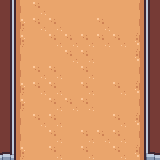

A 2D game scene composited from a Tiled map and its tileset images. What follows is a short description and the map's XML, with every tile layer's data as written:
An orthogonal 10x10 tile map with 16x16 px tiles, 2 tile layers (FloorLayer, WallLayer).

<map version="1.10" tiledversion="1.11.2" orientation="orthogonal" renderorder="right-down" width="10" height="10" tilewidth="16" tileheight="16" infinite="0" nextlayerid="3" nextobjectid="1">
 <tileset firstgid="1" name="tilemap_packed" tilewidth="16" tileheight="16" tilecount="132" columns="12">
  <image source="tilemap_packed.png" width="192" height="176" />
 </tileset>
 <layer id="1" name="FloorLayer" width="10" height="10">
  <data encoding="csv">
14,1610612787,50,49,49,49,49,49,2684354611,16,
14,1610612788,50,50,49,49,50,49,2684354611,16,
14,1610612788,49,50,50,50,50,50,2684354612,16,
14,1610612787,49,49,50,50,49,49,2684354612,16,
14,1610612787,50,50,49,50,49,49,2684354611,16,
14,1610612788,50,50,49,50,49,50,2684354612,16,
14,1610612788,49,50,50,50,49,49,2684354611,16,
14,1610612787,50,50,49,49,49,50,2684354612,16,
14,1610612787,49,50,49,50,50,50,2684354611,16,
18,1610612788,49,50,49,50,49,50,2684354612,17
</data>
 </layer>
 <layer id="2" name="WallLayer" width="10" height="10">
  <data encoding="csv">
14,0,0,0,0,0,0,0,0,16,
14,0,0,0,0,0,0,0,0,16,
14,0,0,0,0,0,0,0,0,16,
14,0,0,0,0,0,0,0,0,16,
14,0,0,0,0,0,0,0,0,16,
14,0,0,0,0,0,0,0,0,16,
14,0,0,0,0,0,0,0,0,16,
14,0,0,0,0,0,0,0,0,16,
14,0,0,0,0,0,0,0,0,16,
18,0,0,0,0,0,0,0,0,17
</data>
 </layer>
</map>
